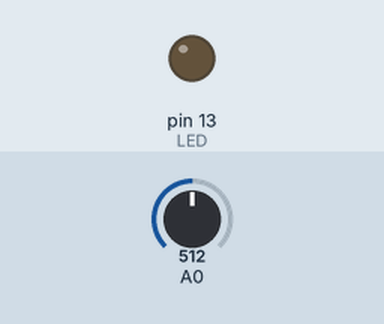
The sketch below on a simulated Arduino Uno, built with avr-gcc and run on an emulated ATmega328P. On the bench: output pins drawn as LEDs (lit = HIGH). Inputs (shaded band) come from the test bench; at power-on: A0 = 512.

Above: at 1.2 s.
1.3 s: A0 set to 312
2.8 s: A0 set to 288
At 4.0 s:
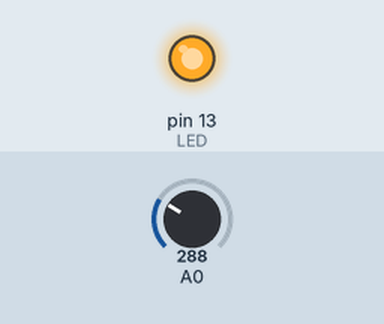
4.3 s: A0 set to 306
At 5.2 s:
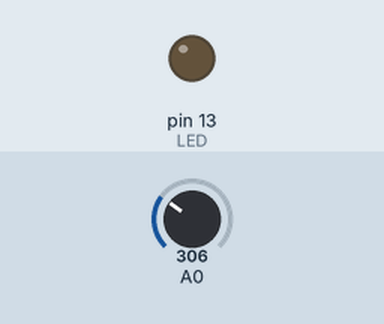
5.8 s: A0 set to 290
At 6.4 s:
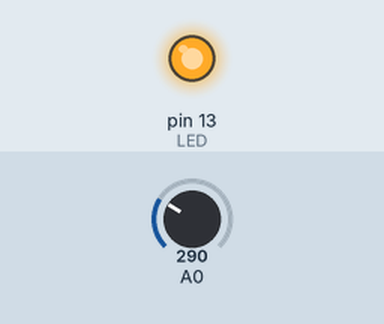
Timing chart, 0 to 8.3 s (numbered marks = the images above; inputs shaded):
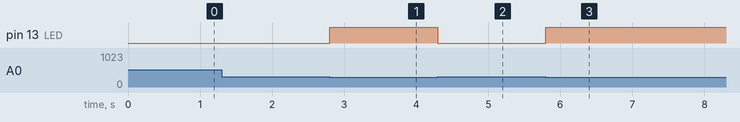

The sketch:

lightSensor.ino
```cpp
#define LIGHT_SENSOR A0
#define LED 13

void setup() {

  pinMode(LED,OUTPUT);

}

void loop() {

  int light_sensor  = analogRead(A0);

  if(light_sensor < 300) {
    digitalWrite(LED,HIGH);

  }else{
    digitalWrite(LED,LOW);
  }


}
```

Measured:
- the behaviour switches between 300 and 299 on A0 (found by bisection; images 0 and 1)
- after the input at 1.3 s, every drawn part: stays the same
- after the input at 2.8 s, pin 13 (LED): LOW → HIGH at once
- after the input at 4.3 s, pin 13 (LED): HIGH → LOW at once
- after the input at 5.8 s, pin 13 (LED): LOW → HIGH at once
